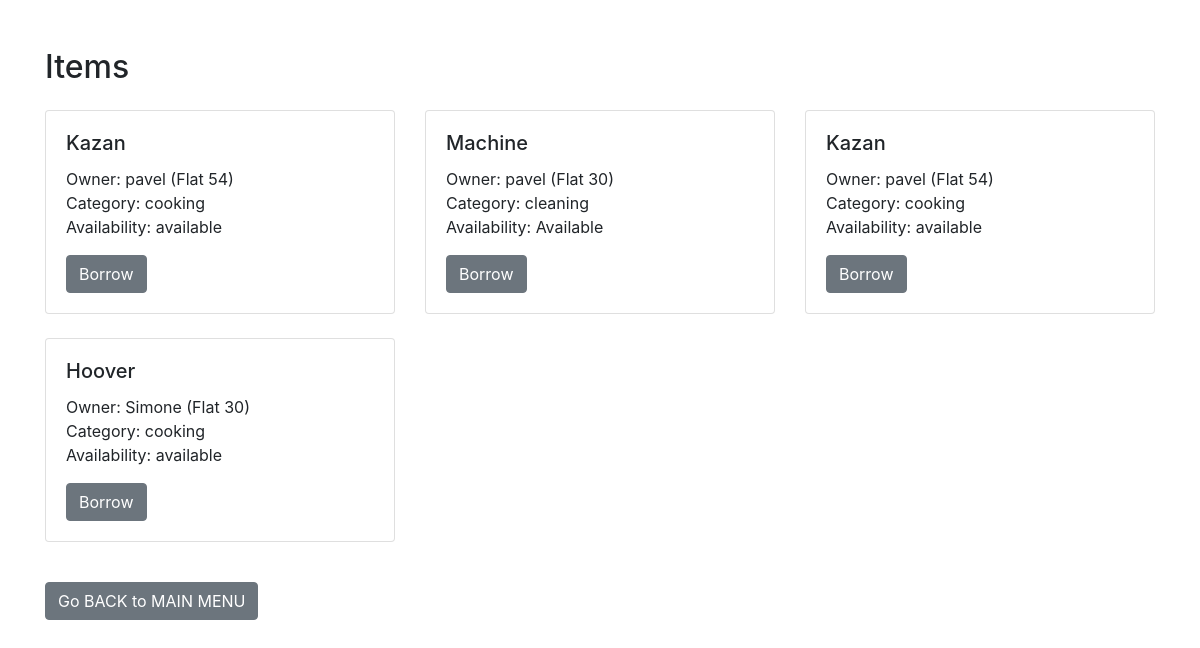
/items, run on the app's committed database.
### tables this page shows
CREATE TABLE "items" (
"itemID" INTEGER PRIMARY KEY AUTOINCREMENT,
"flatID" INTEGER NOT NULL,
"memberID" INTEGER NOT NULL,               
"class" VARCHAR (10),
"item_name" VARCHAR (50),
"availability" VARCHAR (20),
"borrower_name" TEXT,
"borrower_flatID" INTEGER,
FOREIGN KEY (flatID) REFERENCES flats (flatID),
FOREIGN KEY (memberID) REFERENCES members (memberID)
);

CREATE TABLE "members" (
"flatID" INTEGER NOT NULL,
"memberID" INTEGER PRIMARY KEY AUTOINCREMENT,
"fname" TEXT NOT NULL,
FOREIGN KEY (flatID) REFERENCES flats (flatID),
UNIQUE(flatID, fname)
);

### main.py (the view)
@app.route("/items")
def view_items():
  conn, cursor = get_db_connection()
  cursor.execute("""
SELECT items.*, members.fname
FROM items
JOIN members ON items.memberID = members.memberID
""")
  items = cursor.fetchall()
  conn.close()
  return render_template("items.html", items=items)

### main.py (called while the page is built)
def get_db_connection():
    dbCon = sql.connect("square_share.db") #connection object
    dbCursor = dbCon.cursor() #cursor object
    return dbCon, dbCursor

### templates/items.html (shortened to what this page needs)
<!DOCTYPE html>
<html lang="en">
<head>
  <link rel="stylesheet" href="https://cdn.jsdelivr.net/npm/bootstrap@4.5.3/dist/css/bootstrap.min.css"
>
</head>
<body>
  <div class="container mt-5">
    <h2>Items</h2>
    <div class="row mt-4">
      {% for item in items %}
      <div class="col-md-4 mb-4">
        <div class="card">
          <div class="card-body">
            <h5 class="card-title">{{ item[4] }}</h5>
            <p class="card-text">
              Owner: {{ item[8] }} (Flat {{ item[1] }})<br>
              Category: {{ item[3] }}<br>
              Availability: {{ item[5] }}
            </p>
            {% if item[5] == "Borrowed" %}
            <button class="btn btn-secondary"
              onclick="if(confirmReturn('{{ item[4] }}', '{{ item[8] }}', '{{ item[1] }}')) { toggleUpdateForm({{ loop.index }}); }">Return
              </button>
            {% else %}
            <button class="btn btn-secondary" onclick="toggleUpdateForm({{ loop.index }})">Borrow</button>
            {% endif %}
          </div>
        </div>
      </div>
      {% endfor %}
    </div>
    <a href="{{ url_for('home') }}" class="btn btn-secondary mt-3">Go BACK to MAIN MENU </a>
  </div>
</body>
</html>

### data on the page
items: item_name "Kazan", fname "pavel", flatID "54", class "cooking", availability "available"
items: item_name "Machine", fname "pavel", flatID "30", class "cleaning", availability "Available"
items: item_name "Kazan", fname "pavel", flatID "54", class "cooking", availability "available"
items: item_name "Hoover", fname "Simone", flatID "30", class "cooking", availability "available"
